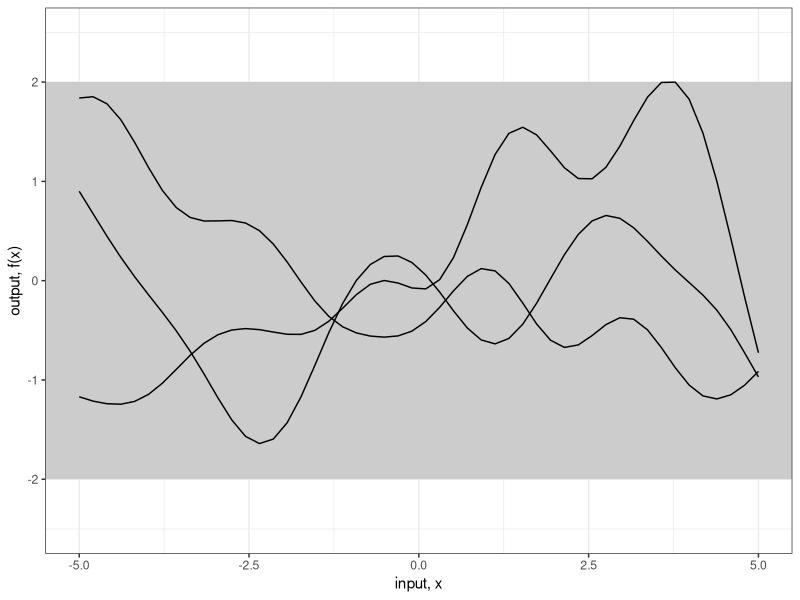

Write R code to recreate this figure. (Note: this script raises an error after producing the figure.)
# Load in the required libraries for data manipulation
# and multivariate normal distribution
require(MASS)
require(plyr)
require(reshape2)
require(ggplot2)

# Set a seed for repeatable plots
set.seed(12345)

# Calculates the covariance matrix sigma using a
# simplified version of the squared exponential function.
#
# Although the nested loops are ugly, I've checked and it's about
# 30% faster than a solution using expand.grid() and apply()
#
# Parameters:
# X1, X2 = vectors
# l = the scale length parameter
# Returns:
# a covariance matrix
calcSigma <- function(X1,X2,l=1) {
  Sigma <- matrix(rep(0, length(X1)*length(X2)), nrow=length(X1))
  for (i in 1:nrow(Sigma)) {
    for (j in 1:ncol(Sigma)) {
      Sigma[i,j] <- exp(-0.5*(abs(X1[i]-X2[j])/l)^2)
    }
  }
  return(Sigma)
}

# 1. Plot some sample functions from the Gaussian process
# as shown in Figure 2.2(a)

# Define the points at which we want to define the functions
x.star <- seq(-5,5,len=50)

# Calculate the covariance matrix
sigma <- calcSigma(x.star,x.star)

# Generate a number of functions from the process
n.samples <- 3
values <- matrix(rep(0,length(x.star)*n.samples), ncol=n.samples)
for (i in 1:n.samples) {
  # Each column represents a sample from a multivariate normal distribution
  # with zero mean and covariance sigma
  values[,i] <- mvrnorm(1, rep(0, length(x.star)), sigma)
}
values <- cbind(x=x.star,as.data.frame(values))
values <- melt(values,id="x")

# Plot the result
fig2a <- ggplot(values,aes(x=x,y=value)) +
  geom_rect(xmin=-Inf, xmax=Inf, ymin=-2, ymax=2, fill="grey80") +
  geom_line(aes(group=variable)) +
  theme_bw() +
  scale_y_continuous(lim=c(-2.5,2.5), name="output, f(x)") +
  xlab("input, x")
plot(fig2a)
# 2. Now let's assume that we have some known data points;
# this is the case of Figure 2.2(b). In the book, the notation 'f'
# is used for f$y below. I've done this to make the ggplot code
# easier later on.
f <- data.frame(x=c(-4,-3,-1,0,2),
                y=c(-2,0,1,2,-1))

# Calculate the covariance matrices
# using the same x.star values as above
x <- f$x
k.xx <- calcSigma(x,x)
k.xxs <- calcSigma(x,x.star)
k.xsx <- calcSigma(x.star,x)
k.xsxs <- calcSigma(x.star,x.star)

# These matrix calculations correspond to equation (2.19)
# in the book.
f.star.bar <- k.xsx%*%solve(k.xx)%*%f$y
cov.f.star <- k.xsxs - k.xsx%*%solve(k.xx)%*%k.xxs

# This time we'll plot more samples. We could of course
# simply plot a +/- 2 standard deviation confidence interval
# as in the book but I want to show the samples explicitly here.
n.samples <- 50
values <- matrix(rep(0,length(x.star)*n.samples), ncol=n.samples)
for (i in 1:n.samples) {
  values[,i] <- mvrnorm(1, f.star.bar, cov.f.star)
}
values <- cbind(x=x.star,as.data.frame(values))
values <- melt(values,id="x")

# Plot the results including the mean function
# and constraining data points
fig2b <- ggplot(values,aes(x=x,y=value)) +
  geom_line(aes(group=variable), colour="grey80") +
  geom_line(data=NULL,aes(x=x.star,y=f.star.bar),colour="red", size=1) +
  geom_point(data=f,aes(x=x,y=y)) +
  theme_bw() +
  scale_y_continuous(lim=c(-3,3), name="output, f(x)") +
  xlab("input, x")
plot(fig2b)
# 3. Now assume that each of the observed data points have some
# normally-distributed noise.

# The standard deviation of the noise
sigma.n <- 0.1

# Recalculate the mean and covariance functions
f.bar.star <- k.xsx%*%solve(k.xx + sigma.n^2*diag(1, ncol(k.xx)))%*%f$y
cov.f.star <- k.xsxs - k.xsx%*%solve(k.xx + sigma.n^2*diag(1, ncol(k.xx)))%*%k.xxs

# Recalulate the sample functions
values <- matrix(rep(0,length(x.star)*n.samples), ncol=n.samples)
for (i in 1:n.samples) {
  values[,i] <- mvrnorm(1, f.bar.star, cov.f.star)
}
values <- cbind(x=x.star,as.data.frame(values))
values <- melt(values,id="x")

# Plot the result, including error bars on the observed points
gg <- ggplot(values, aes(x=x,y=value)) +
  geom_line(aes(group=variable), colour="grey80") +
  geom_line(data=NULL,aes(x=x.star,y=f.bar.star),colour="red", size=1) +
  geom_errorbar(data=f,aes(x=x,y=NULL,ymin=y-2*sigma.n, ymax=y+2*sigma.n), width=0.2) +
  geom_point(data=f,aes(x=x,y=y)) +
  theme_bw() +
  scale_y_continuous(lim=c(-3,3), name="output, f(x)") +
  xlab("input, x")

plot(gg)


####################################################
####Start of Mark's new code
####################################################



####################################################
####Set up generalized K function
####################################################

K <- function(X1,X2,l=1,sigma.f=1) {
  Sigma <- matrix(rep(0, length(X1)*length(X2)), nrow=length(X1))
  for (i in 1:nrow(Sigma)) {
    for (j in 1:ncol(Sigma)) {
      k1<- sigma.f*exp(-0.5*(abs(X1[i]-X2[j])/l)^2)
      Sigma[i,j] <- k1
    }
  }
  return(Sigma)
}

####################################################
####Sample some data from this function to check fit
####################################################
# Define the seed points at which we want to define the functions
x <- seq(-5,5,len=50)

# Calculate the covariance matrix
l=1
sigma.f=1
sigma.n=1
sigma <- K(x,x,l,sigma.f)

# Generate an observed data vector from the process
truth <- data.frame(x=x, y=mvrnorm(1, rep(0, length(x)), sigma))


# Plot the result, including error bars on the observed points
gg <- ggplot(truth, aes(x=x,y=y)) +
  geom_line(colour="red", size=1) +
  geom_errorbar(aes(x=x,y=NULL,ymin=y-1.96*sigma.n, ymax=y+1.96*sigma.n), width=0.2) +
  geom_point() +
  theme_bw() +
  scale_y_continuous(lim=c(-4,4), name="output, f(x)") +
  xlab("input, x")

plot(gg)


#################################
####Now generate some sample data
#################################
x.star <- seq(-5,5,len=100)
# Calculate the covariance matrices
# using the same x.star values as above
k.xx <- K(truth$x,truth$x,l,sigma.f)
k.xx <-k.xx+sigma.n^2*diag(1,ncol(k.xx))
k.xxs <- K(truth$x,x.star,l,sigma.f)
k.xsx <- K(x.star,truth$x,l,sigma.f)
k.xsxs <- K(x.star,x.star,l,sigma.f)
k.xsxs <-k.xsxs+sigma.n^2*diag(1,ncol(k.xsxs))

# These matrix calculations correspond to equation (2.19)
# in the book.

f.bar.star <- k.xsx%*%solve(k.xx)%*%truth$y
cov.f.star <- k.xsxs - k.xsx%*%solve(k.xx)%*%k.xxs

# This time we'll plot more samples. We could of course
# simply plot a +/- 2 standard deviation confidence interval
# as in the book but I want to show the samples explicitly here.
n.samples <- 2
values <- matrix(rep(0,length(x.star)*n.samples), ncol=n.samples)
for (i in 1:n.samples) {
  values[,i] <- mvrnorm(1, f.bar.star, cov.f.star)
}
values <- cbind(x=x.star,as.data.frame(values))
values <- melt(values,id="x")
colnames(values)[3]="y"

# Plot the results including the mean function
# and constraining data points
fig2b <- ggplot(values,aes(x=x,y=y)) +
  geom_line(aes(group=variable), colour="grey80") +
  geom_line(data=NULL,aes(x=x.star,y=f.bar.star),colour="red", size=1) +
  geom_errorbar(data=truth,aes(x=x,y=NULL,ymin=y-1.96*sigma.n, ymax=y+1.96*sigma.n), width=0.2) +
  geom_point(data=truth,aes(x=x,y=y)) +
  theme_bw() +
  scale_y_continuous(lim=c(-4,4), name="output, f(x)") +
  xlab("input, x")
plot(fig2b)

####################################################

####################################################
####Set up the marginal likelihood to estimate the parameters
####################################################
marginal_lik<-function(par,data){
  l=par[1]
  sigma.f=par[2]
  sigma.n=par[3]
  k.xx <- K(data$x,data$x,l,sigma.f)
  k.xx<-k.xx+sigma.n^2*diag(1,ncol(k.xx))
  lik<-(-0.5)*t(data$y)%*%solve(k.xx)%*%data$y-(0.5)*log(det(k.xx))-(length(data$y)/2)*log(2*pi)
  return(-lik)###return the negative for minimization
}

result<-optim(par=c(1,1,1),marginal_lik,data=values)

result
